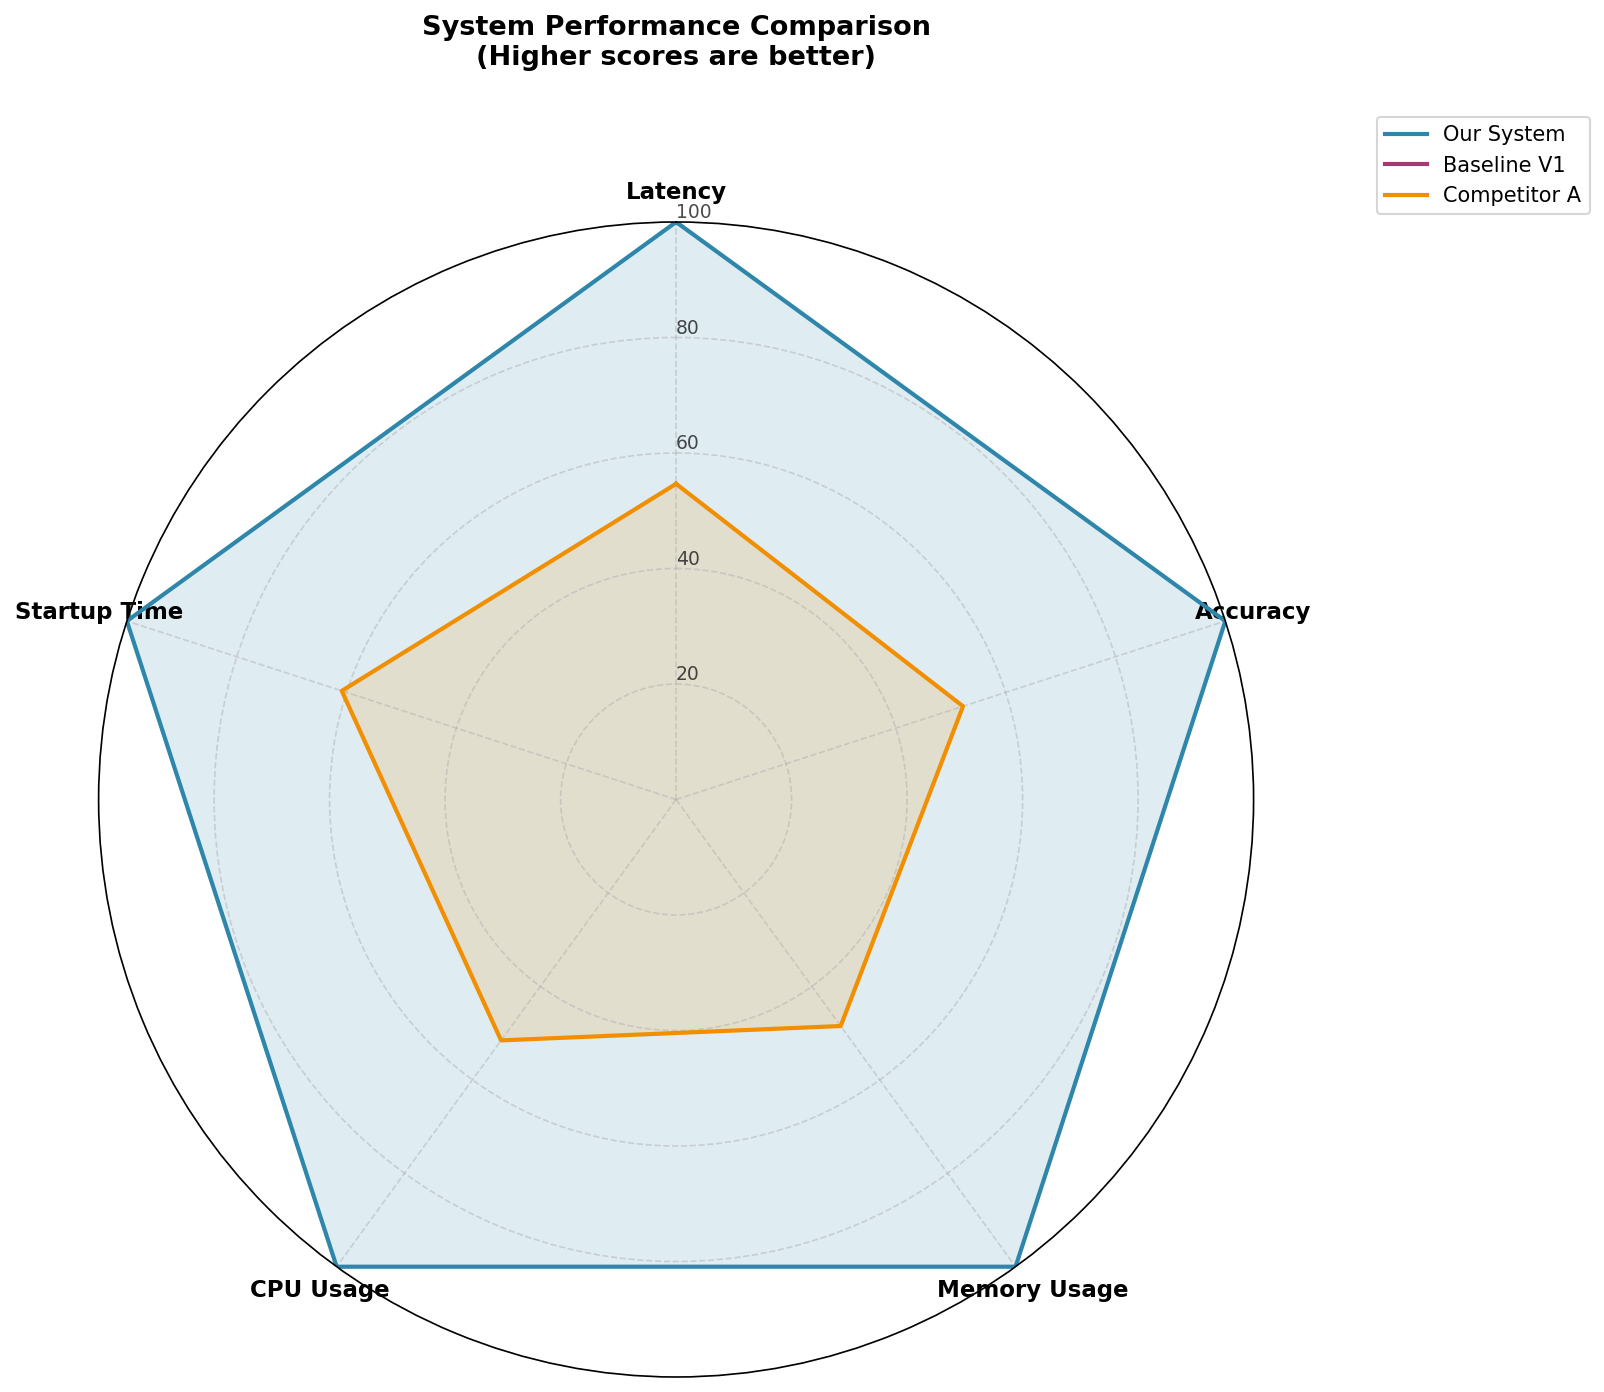

Recreate this plot in Python.
#!/usr/bin/env python3
"""
Performance Radar Chart Generator

Generates a radar (spider) chart comparing multiple performance metrics across different systems.
Works with minimal dependencies (matplotlib only).
"""

import os
import json
from pathlib import Path
from math import pi

# Try to import matplotlib, provide graceful fallback
try:
    import matplotlib.pyplot as plt
    HAS_MATPLOTLIB = True
except ImportError:
    HAS_MATPLOTLIB = False
    print("Warning: matplotlib not available. Generating text-based radar chart instead.")

def get_performance_data():
    """Collect performance data from various sources or use defaults."""
    
    # Default benchmark data
    default_data = {
        'Our System': {
            'Latency': 9.38,
            'Accuracy': 95.2,
            'Memory Usage': 45.0,
            'CPU Usage': 12.5,
            'Startup Time': 1.2,
        },
        'Baseline V1': {
            'Latency': 15.6,
            'Accuracy': 88.5,
            'Memory Usage': 78.0,
            'CPU Usage': 25.3,
            'Startup Time': 3.5,
        },
        'Competitor A': {
            'Latency': 12.2,
            'Accuracy': 92.0,
            'Memory Usage': 62.0,
            'CPU Usage': 18.7,
            'Startup Time': 2.1,
        }
    }
    
    # Try to load actual measured data if available
    metrics_file = Path('metrics/performance.json')
    if metrics_file.exists():
        try:
            with open(metrics_file) as f:
                actual_data = json.load(f)
                if 'systems' in actual_data:
                    return actual_data['systems']
        except Exception:
            pass
    
    return default_data

def normalize_metrics(data):
    """Normalize metrics so higher is always better and scale to 0-100."""
    normalized = {}
    
    # Get all metric names
    all_metrics = set()
    for system in data.values():
        all_metrics.update(system.keys())
    
    # Find min/max for each metric
    ranges = {}
    for metric in all_metrics:
        values = [system.get(metric, 0) for system in data.values() if metric in system]
        if values:
            ranges[metric] = (min(values), max(values))
    
    # Normalize each system's metrics
    for system_name, metrics in data.items():
        normalized[system_name] = {}
        for metric, value in metrics.items():
            if metric in ranges:
                min_val, max_val = ranges[metric]
                if max_val == min_val:
                    normalized[system_name][metric] = 50.0
                else:
                    # For latency and CPU usage, lower is better (invert)
                    if metric in ['Latency', 'CPU Usage', 'Memory Usage', 'Startup Time']:
                        normalized[system_name][metric] = 100 - ((value - min_val) / (max_val - min_val) * 100)
                    else:
                        # For accuracy etc, higher is better
                        normalized[system_name][metric] = ((value - min_val) / (max_val - min_val) * 100)
            else:
                normalized[system_name][metric] = 50.0
    
    return normalized

def generate_radar_chart(output_path='charts/performance_radar.png'):
    """Generate and save the performance radar chart."""
    
    if not HAS_MATPLOTLIB:
        # Text-based fallback
        print("\n" + "="*60)
        print("PERFORMANCE RADAR CHART (Text Mode)")
        print("="*60)
        data = get_performance_data()
        
        # Get all metrics
        all_metrics = set()
        for system in data.values():
            all_metrics.update(system.keys())
        
        for system_name, metrics in data.items():
            print(f"\n{system_name}:")
            for metric in sorted(all_metrics):
                value = metrics.get(metric, 0)
                bar_len = int(value / 2)  # Scale to ~50 chars max
                bar = '█' * bar_len
                print(f"  {metric:15s}: {bar} {value:.1f}")
        print("\n" + "="*60 + "\n")
        
        # Create a simple text file instead
        output_txt = output_path.replace('.png', '.txt')
        with open(output_txt, 'w') as f:
            f.write("PERFORMANCE RADAR CHART\n")
            f.write("="*60 + "\n")
            data = get_performance_data()
            all_metrics = set()
            for system in data.values():
                all_metrics.update(system.keys())
            
            for system_name, metrics in data.items():
                f.write(f"\n{system_name}:\n")
                for metric in sorted(all_metrics):
                    value = metrics.get(metric, 0)
                    f.write(f"  {metric:15s}: {value:.1f}\n")
        print(f"Saved text radar chart to: {output_txt}")
        return output_txt
    
    # Matplotlib-based chart
    data = get_performance_data()
    normalized_data = normalize_metrics(data)
    
    # Get metrics and systems
    systems = list(normalized_data.keys())
    metrics = list(list(normalized_data.values())[0].keys())
    num_metrics = len(metrics)
    
    # Calculate angles for radar chart
    angles = [n / float(num_metrics) * 2 * pi for n in range(num_metrics)]
    angles += angles[:1]  # Close the loop
    
    # Create figure
    fig, ax = plt.subplots(figsize=(10, 10), subplot_kw=dict(polar=True))
    
    # Color palette
    colors = ['#2E86AB', '#A23B72', '#F18F01', '#C73E1D', '#6A994E']
    
    # Plot each system
    for i, (system, metrics_data) in enumerate(normalized_data.items()):
        values = [metrics_data.get(m, 50) for m in metrics]
        values += values[:1]  # Close the loop
        
        ax.plot(angles, values, linewidth=2, linestyle='solid', 
                label=system, color=colors[i % len(colors)])
        ax.fill(angles, values, alpha=0.15, color=colors[i % len(colors)])
    
    # Set labels
    ax.set_theta_offset(pi / 2)
    ax.set_theta_direction(-1)
    ax.set_thetagrids(np.degrees(angles[:-1]), labels=metrics, fontsize=11, fontweight='bold')
    
    # Set radial limits
    ax.set_rlim(0, 100)
    ax.set_rgrids([20, 40, 60, 80, 100], angle=0, fontsize=9, alpha=0.7)
    
    # Add legend
    ax.legend(loc='upper right', bbox_to_anchor=(1.3, 1.1), fontsize=10)
    
    # Title
    ax.set_title('System Performance Comparison\n(Higher scores are better)', 
                 fontsize=13, fontweight='bold', pad=20, y=1.1)
    
    # Grid styling
    ax.grid(True, linestyle='--', alpha=0.5)
    
    # Ensure output directory exists
    os.makedirs(os.path.dirname(output_path), exist_ok=True)
    
    # Save with high DPI
    plt.savefig(output_path, dpi=150, bbox_inches='tight', 
                facecolor='white', edgecolor='none')
    plt.close()
    
    print(f"✅ Saved performance radar chart to: {output_path}")
    return output_path

def main():
    """Main entry point."""
    print("Generating Performance Radar Chart...")
    
    # Import numpy for the radar chart (only when needed)
    global np
    try:
        import numpy as np
    except ImportError:
        print("Error: numpy required for radar chart generation")
        return None
    
    output_file = generate_radar_chart()
    
    # Verify file was created
    if output_file and os.path.exists(output_file):
        file_size = os.path.getsize(output_file)
        print(f"   File size: {file_size:,} bytes")
        print(f"   Status: SUCCESS")
    else:
        print(f"   Status: FAILED - File not created")
    
    return output_file

if __name__ == '__main__':
    main()
